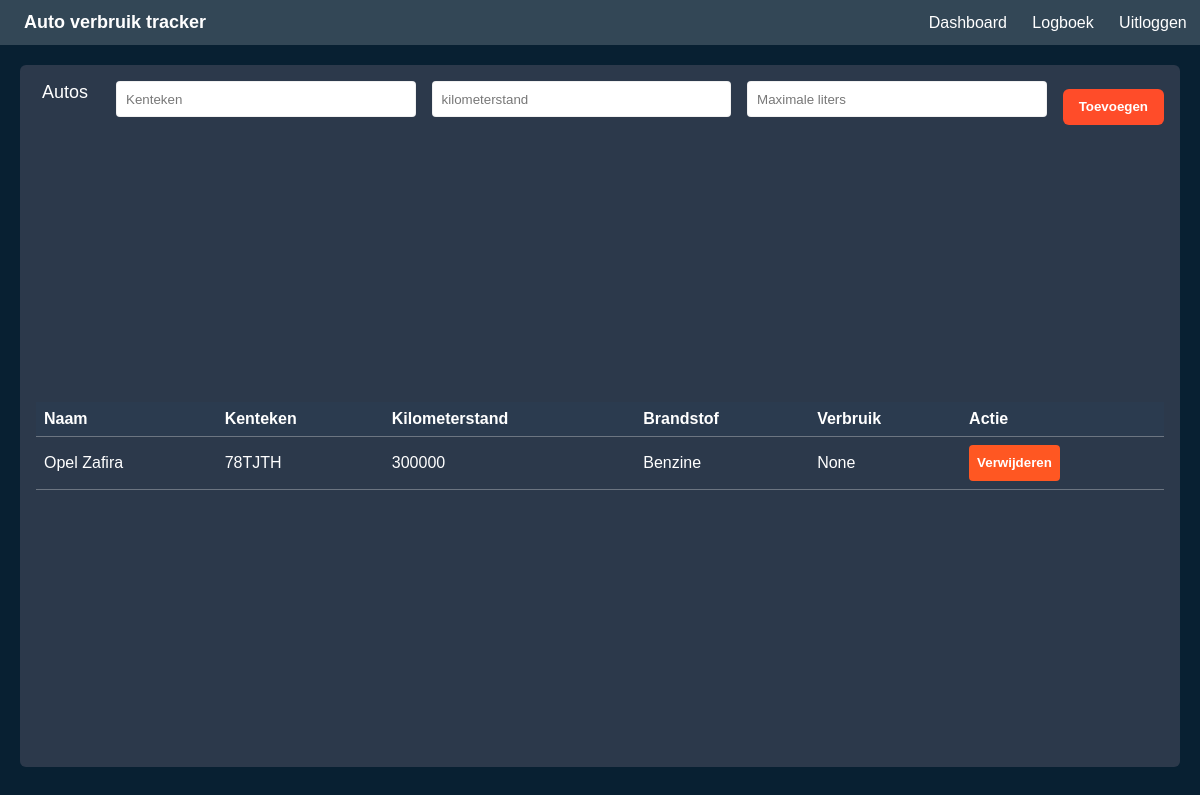
Before: /cars (signed in) with the older database file.
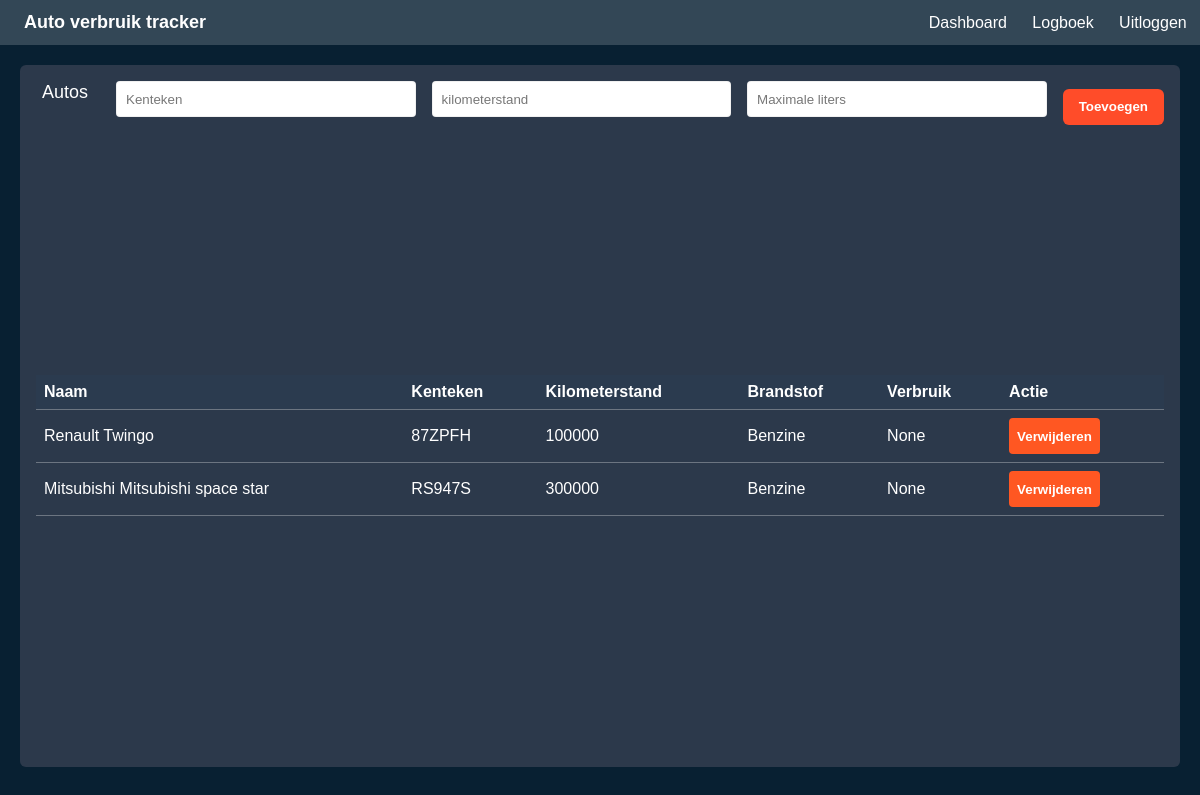
After: the same page with the newer database file.
### tables this page shows
CREATE TABLE cars (car_id INTEGER PRIMARY KEY AUTOINCREMENT, user_id int, car_name varchar (255), car_licenseplate varchar (10), car_kilometers int, car_fueltype char (32), car_maxliter int, car_avrfuelusage varchar (64));

### app.py (the view)
@app.route("/cars", methods=['GET'])
def cars():
    if authicated():
        return cars_get(request)
    else:
        return redirect(url_for("login"))

### src/auth.py (called while the page is built)
def authicated():
    if 'user' in session:
        return True
    else:
        return False

### src/car_management.py (called while the page is built)
def cars_get(request=None):
    cars = db.execute("SELECT * FROM cars WHERE user_id = ?", (session['user'],)).fetchall()
    try:
        message = error
    except:
        message = ""
    html = ""
    for car in cars:
        html += f"""
        <tr>
        <td>{car[2]}</td>
        <td>{car[3]}</td>
        <td>{car[4]}</td>
        <td>{car[5]}</td>
        <td>{car[7]}</td>
        <td>
            <form method='post' action='{ url_for("deletecar") }'>
                <input type='hidden' name='car_id' value='{car[0]}'><button class='btn' type='submit'>Verwijderen</button>
            </form>
        </td>
        </tr>
        """
    return render_template("cars.html", table=html, message=message)

### templates/cars.html (shortened to what this page needs)
<!DOCTYPE html>
<html lang="nl">
<head>
  <link rel="stylesheet" href="static\style.css" />
</head>
<body>
  <header class="navbar">
    <div class="navbar__left">
      <a class="logo">Auto verbruik tracker</a>
    </div>
    <nav class="navbar__right">
      <a class="nav-link" href={{url_for("dashboard")}}>Dashboard</a>
      <a class="nav-link" href={{url_for("log")}}>Logboek</a>
      <a href={{url_for("logout")}} class="nav-link">Uitloggen</a>
    </nav>
  </header>
  <main class="shell">
    <section class="board">
      <div class="board__side-title">Autos</div>
       <form method="post">
          <div class="board__controls">
            <input type="text" class="field" placeholder="Kenteken" name="license_plate" required/>
            <input type="number" class="field" placeholder="kilometerstand" name="kilometers" required/>
            <input type="number" class="field" placeholder="Maximale liters" name="max_liters" required/>
            <button class="btn" name="btn" value="Toevoegen" type="submit" formaction="{{ url_for('addcar') }}">Toevoegen</button>
          </div>
      </form>
      <div class="board__list">
        <table>
                <thead>
                    <tr>
                        <th>Naam</th>
                        <th>Kenteken</th>
                        <th>Kilometerstand</th>
                        <th>Brandstof</th>
                        <th>Verbruik</th>
                        <th>Actie</th>
                    </tr>
                </thead>
                <tbody>
                    {{ table | safe }}
                </tbody>
            </table>
      </div>
    </section>
  </main>
</body>
</html>

Changed rows visible on the page:
removed cars: car_fueltype "Opel Zafira 78TJTH 300000 Benzine None Verwijderen"
added cars: car_licenseplate "Renault Twingo 87ZPFH 100000 Benzine None Verwijderen Mitsubishi Mitsubishi space star RS947S 300000 Benzine None Verwijderen"
